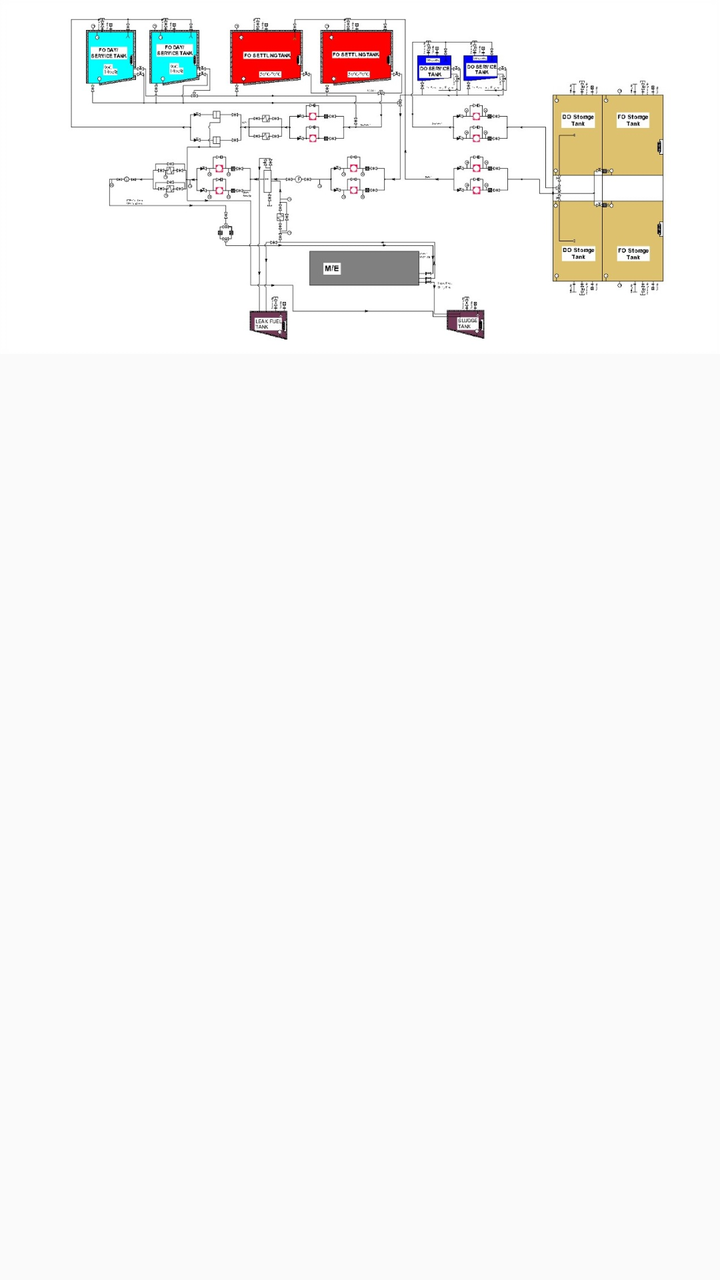
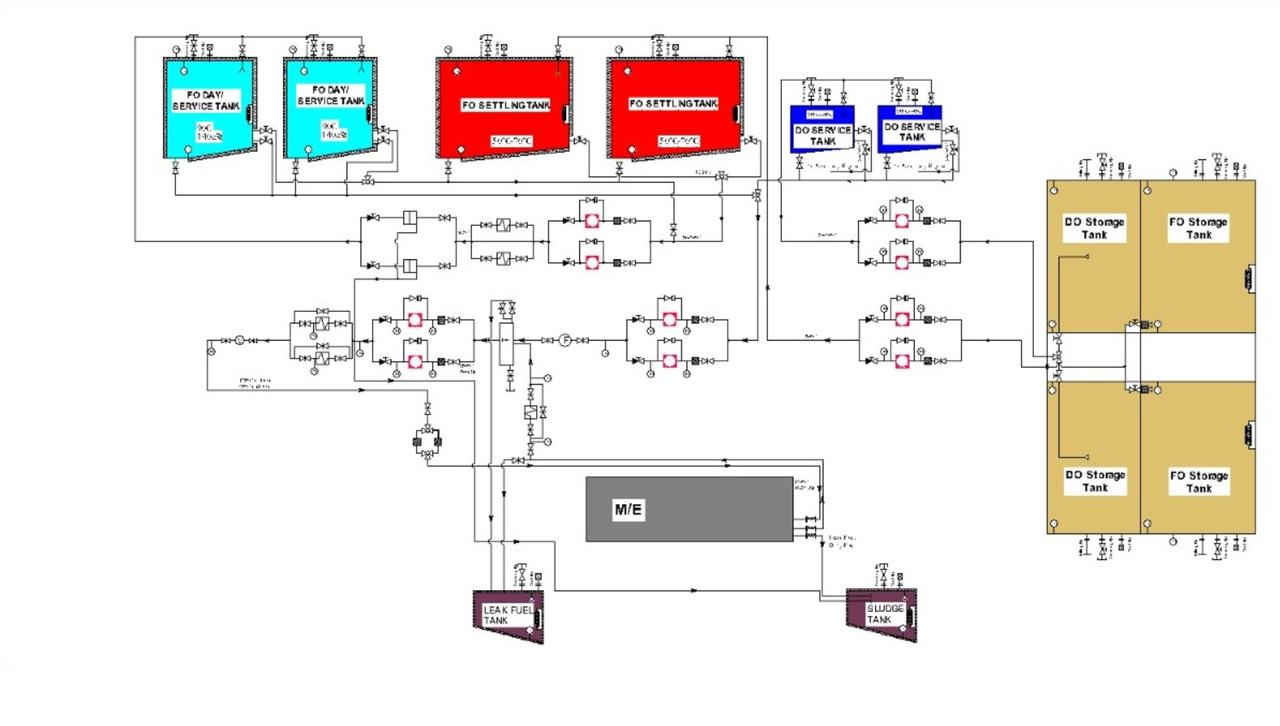

The same Android screen from two of the app's own layout files: first res/layout/ as a phone draws it, then the repository's variant for another configuration, drawn on a device whose configuration selects that folder. Both files follow.
<!-- AndroidManifest.xml: application theme AppTheme -->
<!-- res/layout/fragment_fuel_oil.xml -->
<?xml version="1.0" encoding="utf-8"?>
<ScrollView xmlns:android="http://schemas.android.com/apk/res/android"
    xmlns:app="http://schemas.android.com/apk/res-auto"
    xmlns:tools="http://schemas.android.com/tools"
    android:layout_width="match_parent"
    android:layout_height="match_parent"
    tools:context=".view.ui.MainActivity">

    <LinearLayout
        android:layout_width="match_parent"
        android:layout_height="wrap_content"
        android:orientation="vertical">

        <ImageView
            android:id="@+id/fuel_oil_image_view"
            android:layout_width="match_parent"
            android:layout_height="wrap_content"
            android:background="@android:color/white"
            android:adjustViewBounds="true"
            android:scaleType="fitStart"
            android:src="@drawable/fuel_oil_model" />

        <androidx.recyclerview.widget.RecyclerView
            android:id="@+id/fuel_oil_recycler_view"
            android:layout_width="match_parent"
            android:layout_height="match_parent"
            android:clipToPadding="false"
            android:padding="4dp" />

    </LinearLayout>
</ScrollView>
<!-- resources referenced by this layout -->
<resources>
  <!-- drawable fuel_oil_model: jpeg bitmap (drawable, 142109 bytes) -->
  <style name="AppTheme" parent="Theme.AppCompat.Light.DarkActionBar">
          
          <item name="colorPrimary">@color/colorPrimary</item>
          <item name="colorPrimaryDark">@color/colorPrimaryDark</item>
          <item name="colorAccent">@color/colorAccent</item>
      </style>
  <color name="colorPrimary">#448aff</color>
  <color name="colorPrimaryDark">#005ecb</color>
  <color name="colorAccent">#d81b60</color>
</resources>
<!-- res/layout-land/fragment_fuel_oil.xml (the repository's variant of the layout above) -->
<!-- drawn on the phone turned sideways -->
<?xml version="1.0" encoding="utf-8"?>
<ScrollView xmlns:android="http://schemas.android.com/apk/res/android"
    xmlns:app="http://schemas.android.com/apk/res-auto"
    xmlns:tools="http://schemas.android.com/tools"
    android:layout_width="match_parent"
    android:layout_height="match_parent"
    tools:context=".view.ui.MainActivity">

    <LinearLayout
        android:layout_width="match_parent"
        android:layout_height="wrap_content"
        android:orientation="vertical"
        android:background="@android:color/white">

        <androidx.constraintlayout.widget.ConstraintLayout
            android:layout_width="match_parent"
            android:layout_height="355dp">

            <ImageView
                android:id="@+id/fuel_oil_image_view"
                android:layout_width="681dp"
                android:layout_height="336dp"
                android:adjustViewBounds="true"
                android:scaleType="fitXY"
                android:src="@drawable/fuel_oil_model"
                app:layout_constraintStart_toStartOf="parent"
                app:layout_constraintTop_toTopOf="parent" />

            <ImageView
                android:id="@+id/fo_d1"
                android:layout_width="12dp"
                android:layout_height="12dp"
                android:layout_marginStart="156dp"
                android:layout_marginTop="5dp"
                android:src="@drawable/circle"
                android:visibility="invisible"
                app:layout_constraintBottom_toTopOf="@+id/fuel_oil_image_view"
                app:layout_constraintStart_toStartOf="parent"
                app:layout_constraintTop_toBottomOf="@+id/fuel_oil_image_view"
                app:layout_constraintVertical_bias="0.92" />

            <ImageView
                android:id="@+id/fo_d2"
                android:layout_width="12dp"
                android:layout_height="12dp"
                android:layout_marginStart="96dp"
                android:src="@drawable/circle"
                android:visibility="invisible"
                app:layout_constraintBottom_toTopOf="@+id/fuel_oil_image_view"
                app:layout_constraintStart_toStartOf="parent"
                app:layout_constraintTop_toBottomOf="@+id/fuel_oil_image_view"
                app:layout_constraintVertical_bias="0.919" />

            <ImageView
                android:id="@+id/fo_e1"
                android:layout_width="12dp"
                android:layout_height="12dp"
                android:layout_marginStart="100dp"
                android:src="@drawable/circle"
                android:visibility="invisible"
                app:layout_constraintBottom_toTopOf="@+id/fuel_oil_image_view"
                app:layout_constraintStart_toStartOf="parent"
                app:layout_constraintTop_toBottomOf="@+id/fuel_oil_image_view"
                app:layout_constraintVertical_bias="0.758" />

            <ImageView
                android:id="@+id/fo_e2"
                android:layout_width="12dp"
                android:layout_height="12dp"
                android:layout_marginStart="160dp"
                android:src="@drawable/circle"
                android:visibility="invisible"
                app:layout_constraintBottom_toTopOf="@+id/fuel_oil_image_view"
                app:layout_constraintStart_toStartOf="parent"
                app:layout_constraintTop_toBottomOf="@+id/fuel_oil_image_view"
                app:layout_constraintVertical_bias="0.758" />

            <ImageView
                android:id="@+id/fo_c1"
                android:layout_width="12dp"
                android:layout_height="12dp"
                android:layout_marginStart="240dp"
                android:src="@drawable/circle"
                android:visibility="invisible"
                app:layout_constraintBottom_toTopOf="@+id/fuel_oil_image_view"
                app:layout_constraintStart_toStartOf="parent"
                app:layout_constraintTop_toBottomOf="@+id/fuel_oil_image_view"
                app:layout_constraintVertical_bias="0.919" />

            <ImageView
                android:id="@+id/fo_c2"
                android:layout_width="12dp"
                android:layout_height="12dp"
                android:layout_marginStart="325dp"
                android:src="@drawable/circle"
                android:visibility="invisible"
                app:layout_constraintBottom_toTopOf="@+id/fuel_oil_image_view"
                app:layout_constraintStart_toStartOf="parent"
                app:layout_constraintTop_toBottomOf="@+id/fuel_oil_image_view"
                app:layout_constraintVertical_bias="0.919" />

            <ImageView
                android:id="@+id/fo_f1"
                android:layout_width="12dp"
                android:layout_height="12dp"
                android:layout_marginStart="252dp"
                android:src="@drawable/circle"
                android:visibility="invisible"
                app:layout_constraintBottom_toTopOf="@+id/fuel_oil_image_view"
                app:layout_constraintStart_toStartOf="parent"
                app:layout_constraintTop_toBottomOf="@+id/fuel_oil_image_view"
                app:layout_constraintVertical_bias="0.758" />

            <ImageView
                android:id="@+id/fo_f2"
                android:layout_width="12dp"
                android:layout_height="12dp"
                android:layout_marginStart="344dp"
                android:src="@drawable/circle"
                android:visibility="invisible"
                app:layout_constraintBottom_toTopOf="@+id/fuel_oil_image_view"
                app:layout_constraintStart_toStartOf="parent"
                app:layout_constraintTop_toBottomOf="@+id/fuel_oil_image_view"
                app:layout_constraintVertical_bias="0.758" />

            <ImageView
                android:id="@+id/fo_b1"
                android:layout_width="12dp"
                android:layout_height="12dp"
                android:layout_marginStart="202dp"
                android:src="@drawable/circle"
                android:visibility="invisible"
                app:layout_constraintBottom_toTopOf="@+id/fuel_oil_image_view"
                app:layout_constraintStart_toStartOf="parent"
                app:layout_constraintTop_toBottomOf="@+id/fuel_oil_image_view" />

            <ImageView
                android:id="@+id/fo_b2"
                android:layout_width="12dp"
                android:layout_height="12dp"
                android:layout_marginStart="356dp"
                android:src="@drawable/circle"
                android:visibility="invisible"
                app:layout_constraintBottom_toTopOf="@+id/fuel_oil_image_view"
                app:layout_constraintStart_toStartOf="parent"
                app:layout_constraintTop_toBottomOf="@+id/fuel_oil_image_view" />

            <ImageView
                android:id="@+id/fo_a1"
                android:layout_width="12dp"
                android:layout_height="12dp"
                android:layout_marginStart="472dp"
                android:src="@drawable/circle"
                android:visibility="invisible"
                app:layout_constraintBottom_toTopOf="@+id/fuel_oil_image_view"
                app:layout_constraintStart_toStartOf="parent"
                app:layout_constraintTop_toBottomOf="@+id/fuel_oil_image_view"
                app:layout_constraintVertical_bias="0.637" />

            <ImageView
                android:id="@+id/fo_a2"
                android:layout_width="12dp"
                android:layout_height="12dp"
                android:layout_marginStart="472dp"
                android:src="@drawable/circle"
                android:visibility="invisible"
                app:layout_constraintBottom_toTopOf="@+id/fuel_oil_image_view"
                app:layout_constraintStart_toStartOf="parent"
                app:layout_constraintTop_toBottomOf="@+id/fuel_oil_image_view" />

            <ImageView
                android:id="@+id/fo_g"
                android:layout_width="12dp"
                android:layout_height="12dp"
                android:layout_marginStart="416dp"
                android:src="@drawable/circle"
                android:visibility="invisible"
                app:layout_constraintBottom_toTopOf="@+id/fuel_oil_image_view"
                app:layout_constraintStart_toStartOf="parent"
                app:layout_constraintTop_toBottomOf="@+id/fuel_oil_image_view"
                app:layout_constraintVertical_bias="0.272" />

        </androidx.constraintlayout.widget.ConstraintLayout>

        <androidx.recyclerview.widget.RecyclerView
            android:id="@+id/fuel_oil_recycler_view"
            android:layout_width="match_parent"
            android:layout_height="match_parent"
            android:clipToPadding="false"
            android:padding="4dp" />

    </LinearLayout>
</ScrollView>
<!-- resources referenced by the variant -->
<!-- as the phone turned sideways resolves them -->
<resources>
  <!-- drawable circle (drawable) -->
  <vector android:height="24dp" android:viewportHeight="438.533"
      android:viewportWidth="438.533" android:width="24dp" xmlns:android="http://schemas.android.com/apk/res/android">
      <path android:fillColor="#ff1744" android:pathData="M409.133,109.203c-19.608,-33.592 -46.205,-60.189 -79.798,-79.796C295.736,9.801 259.058,0 219.273,0c-39.781,0 -76.47,9.801 -110.063,29.407c-33.595,19.604 -60.192,46.201 -79.8,79.796C9.801,142.8 0,179.489 0,219.267c0,39.78 9.804,76.463 29.407,110.062c19.607,33.592 46.204,60.189 79.799,79.798c33.597,19.605 70.283,29.407 110.063,29.407s76.47,-9.802 110.065,-29.407c33.593,-19.602 60.189,-46.206 79.795,-79.798c19.603,-33.596 29.403,-70.284 29.403,-110.062C438.533,179.485 428.732,142.795 409.133,109.203z"/>
  </vector>
  <!-- drawable fuel_oil_model: jpeg bitmap (drawable, 142109 bytes) -->
  <style name="AppTheme" parent="Theme.AppCompat.Light.DarkActionBar">
          
          <item name="colorPrimary">@color/colorPrimary</item>
          <item name="colorPrimaryDark">@color/colorPrimaryDark</item>
          <item name="colorAccent">@color/colorAccent</item>
      </style>
  <color name="colorPrimary">#448aff</color>
  <color name="colorPrimaryDark">#005ecb</color>
  <color name="colorAccent">#d81b60</color>
</resources>
